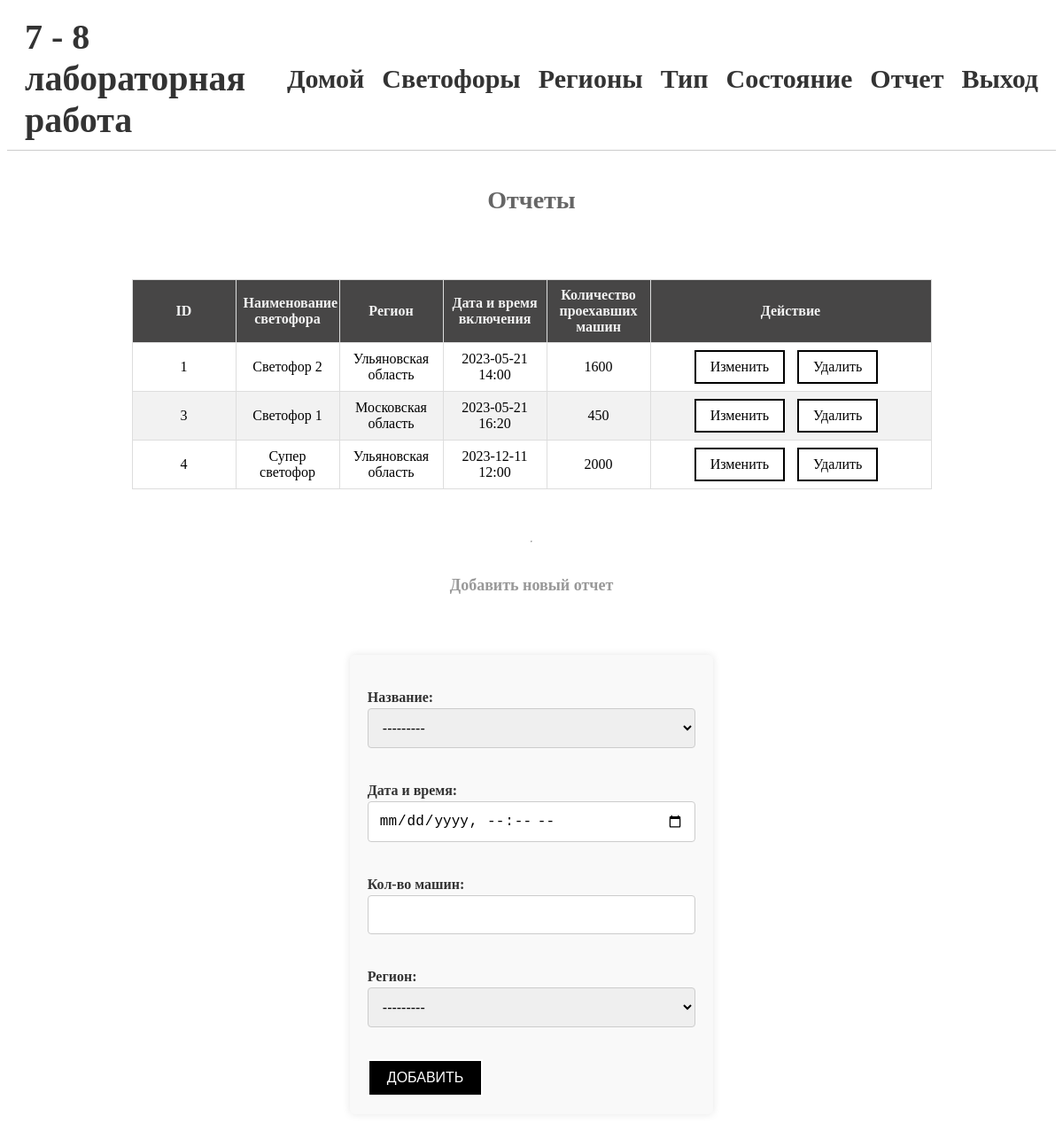
The app's page /checks/ (signed in) with its own data.
### polls/models.py (models this page shows, shortened)
class Check(models.Model):
    cashier = models.ForeignKey(Cashier, on_delete=models.CASCADE)
    date_time = models.DateTimeField()
    total_sum = models.DecimalField(max_digits=999999, decimal_places=0)
    store = models.ForeignKey(Store, on_delete=models.CASCADE)

class Cashier(models.Model):
    name = models.CharField(max_length=100)
    def __str__(self):
        return self.name

class Store(models.Model):
    name = models.CharField(max_length=255)
    address = models.CharField(max_length=255)
    def __str__(self):
        return self.name

### polls/views.py (the view)
# urls.py: path('checks/', check_list, name='check_list'),
def check_list(request):
    form = CheckForm(request.POST or None)
    if form.is_valid():
        form.save()
        return redirect('check_list')
    checks = Check.objects.all()
    return render(request, 'check_list.html', {'checks': checks, 'form': form})

### polls/forms.py
class CheckForm(forms.ModelForm):
    class Meta:
        model = Check
        fields = ['cashier', 'date_time', 'total_sum', 'store']
        labels = {
            'cashier': 'Название',
            'date_time': 'Дата и время',
            'total_sum': 'Кол-во машин',
            'store': 'Регион',
        }
        widgets = {
            'date_time': forms.DateTimeInput(attrs={'type': 'datetime-local'}),
            'total_sum': forms.NumberInput(attrs={
                'step': 10,
                'min': 0,
                'max': 999999,
            })
        }

### templates/check_list.html (shortened to what this page needs)
{% extends 'base.html' %}
{% block content %}
 {% if request.user.is_authenticated %}
<h2>Отчеты</h2>
<table>
    <thead>
    <tr>
        <th>ID</th>
        <th>Наименование светофора</th>
        <th>Регион</th>
        <th>Дата и время включения</th>
        <th>Количество проехавших машин</th>
        {% if request.user.is_staff == True %}
        <th>Действие</th>
        {% endif %}
    </tr>
    </thead>
    <tbody>
    {% for check in checks %}
    <tr>
        <td>{{ check.id }}</td>
        <td>{{ check.cashier.name }}</td>
        <td>{{ check.store.name }}</td>
        <td>{{ check.date_time|date:'Y-m-d H:i' }}</td>
        <td>{{ check.total_sum }}</td>
        {% if request.user.is_staff == True %}
        <td>
            <a class="btn" href="{% url 'check_update' check.pk %}">Изменить</a>
            <a class="btn" href="{% url 'check_delete' check.pk %}">Удалить</a>
        </td>
        {% endif %}
    </tr>
    {% empty %}
    <tr>
        <td colspan="6">Таблица пустая</td>
    </tr>
    {% endfor %}
    </tbody>
</table>
<hr>
{% if request.user.is_staff == True %}
<h3>Добавить новый отчет</h3>
<form method="post">
    {{ form.as_p }}
    <button type="submit">Добавить</button>
</form>
{% endif %}
{% else %}
    <h1>Вы не авторизованы!</h1>
    {% endif %}
{% endblock %}

### templates/base.html (shortened to what this page needs)
<!DOCTYPE html>
<html lang="en">
<head>
    <link rel="stylesheet" href="/static/style.css">
</head>
<body>
<nav class="navbar">
    <a href="/" class="navbar-logo">7 - 8 лабораторная работа</a>
    <ul class="navbar-links">
        <li><a class="navbar-link" href="/">Домой</a></li>
        <li><a class="navbar-link" href="/cashiers">Светофоры</a></li>
        {% if request.user.is_authenticated %}
        <li><a class="navbar-link" href="/stores">Регионы</a></li>
        <li><a class="navbar-link" href="/items">Тип</a></li>
        <li><a class="navbar-link" href="/sales">Состояние</a></li>
        <li><a class="navbar-link" href="/checks">Отчет</a></li>
        <li><a class="navbar-link" href="/accounts/logout">Выход</a></li>
        {% else %}
        <li><a class="navbar-link" href="/accounts/login">Логин</a></li>
        <li><a class="navbar-link" href="/register">Регистрация</a></li>
        {% endif %}
    </ul>
</nav>
<div class="container">
    {% block content %}
    {% endblock %}
</div>
</body>
</html>

### polls/static/style.css (style rules this page uses)
.navbar { background-color: #fff; border-bottom: 1px solid #ccc; display: flex; justify-content: space-between; align-items: center; padding: 10px 20px; }
.container { display: flex; flex-direction: column; justify-content: center; align-items: center; }
.navbar-logo { font-size: 40px; font-weight: bold; color: #333; text-decoration: none; }
.navbar-links { list-style: none; margin: 0; padding: 0; display: flex; justify-content: space-between; align-items: center; }
.navbar-link { font-size: 30px; font-weight: bold; color: #333; text-decoration: none; margin-left: 20px; transition: all 0.2s ease-in-out; }
p { font-size: 16px; line-height: 1.5; color: #333; }
h2 { font-size: 28px; color: #666; margin-top: 40px; }
h3 { font-size: 18px; color: #999; margin-top: 30px; }
table { border-collapse: collapse; width: 100%; max-width: 800px; margin: 50px auto; max-height: 200px; overflow-y: scroll; table-layout: fixed; }
thead { position: sticky; top: 0; background-color: #fff; }
td, th { border: 1px solid #ddd; padding: 8px; text-align: center; }
th { width: 100px; background-color: rgb(71, 70, 70); color: #f2f2f2; }
th:last-child, td:last-child { width: 300px; }
tr:nth-child(even) { background-color: #f2f2f2; }
table { animation: animateTable 1s ease; }
form label { font-weight: bold; margin-bottom: 0.5rem; }
form { max-width: 600px; margin: 50px auto; padding: 20px; background-color: #f9f9f9; border-radius: 5px; box-shadow: 0px 0px 10px rgba(0, 0, 0, 0.1); }
form input[type=text], form input[type=email], form textarea, form select, form input[type="datetime-local"],form input[type="number"],form input[type="password"] { width: 100%; padding: 12px; border: 1px solid #ccc; border-radius: 4px; box-sizing: border-box; margin-bottom: 20px; font-size: 16px; }
a.btn { display: inline-block; border: 2px solid black; background-color: white; color: black; padding: 8px 16px; text-align: center; text-decoration: none; font-size: 16px; margin-right: 10px; }
button[type=submit] { background-color: black; color: white; border: 2px white; padding: 10px 20px; font-size: 16px; border: 2px solid white; text-transform: uppercase; }

### records on screen
Check: id "1", cashier.name "Светофор 2", store.name "Ульяновская область", date_time "2023-05-21 14:00", total_sum "1600"
Check: id "3", cashier.name "Светофор 1", store.name "Московская область", date_time "2023-05-21 16:20", total_sum "450"
Check: id "4", cashier.name "Супер светофор", store.name "Ульяновская область", date_time "2023-12-11 12:00", total_sum "2000"
